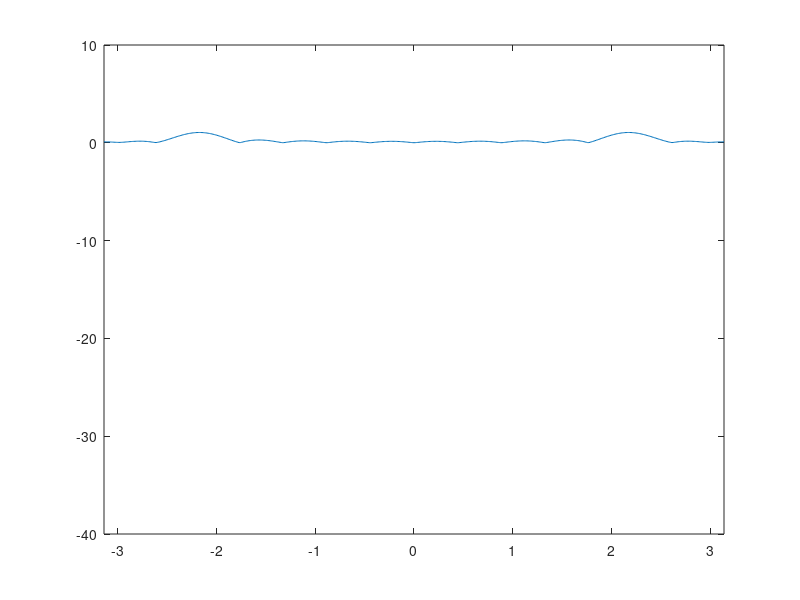

Write MATLAB code to recreate this figure.
theta = linspace(-pi,pi,501);
L = 1;
theta_c = 0.7*pi;
while L<=100
    n=linspace(0,L-1,L);
    h2M = (2/L)*cos(n*theta_c);
    h2F = freqz(h2M, 1, theta);
    if abs(h2F(456))<0.1
        Lmin = L;
        break
    end
    L = L+1;
end

h2_ML = (2/Lmin)*cos(n*theta_c);
h2_FL = freqz(h2_ML, 1, theta);

plot(theta, abs(h2_FL), xlabel('Theta'), ylabel('Magnitude'));
xlim([-pi, pi]);